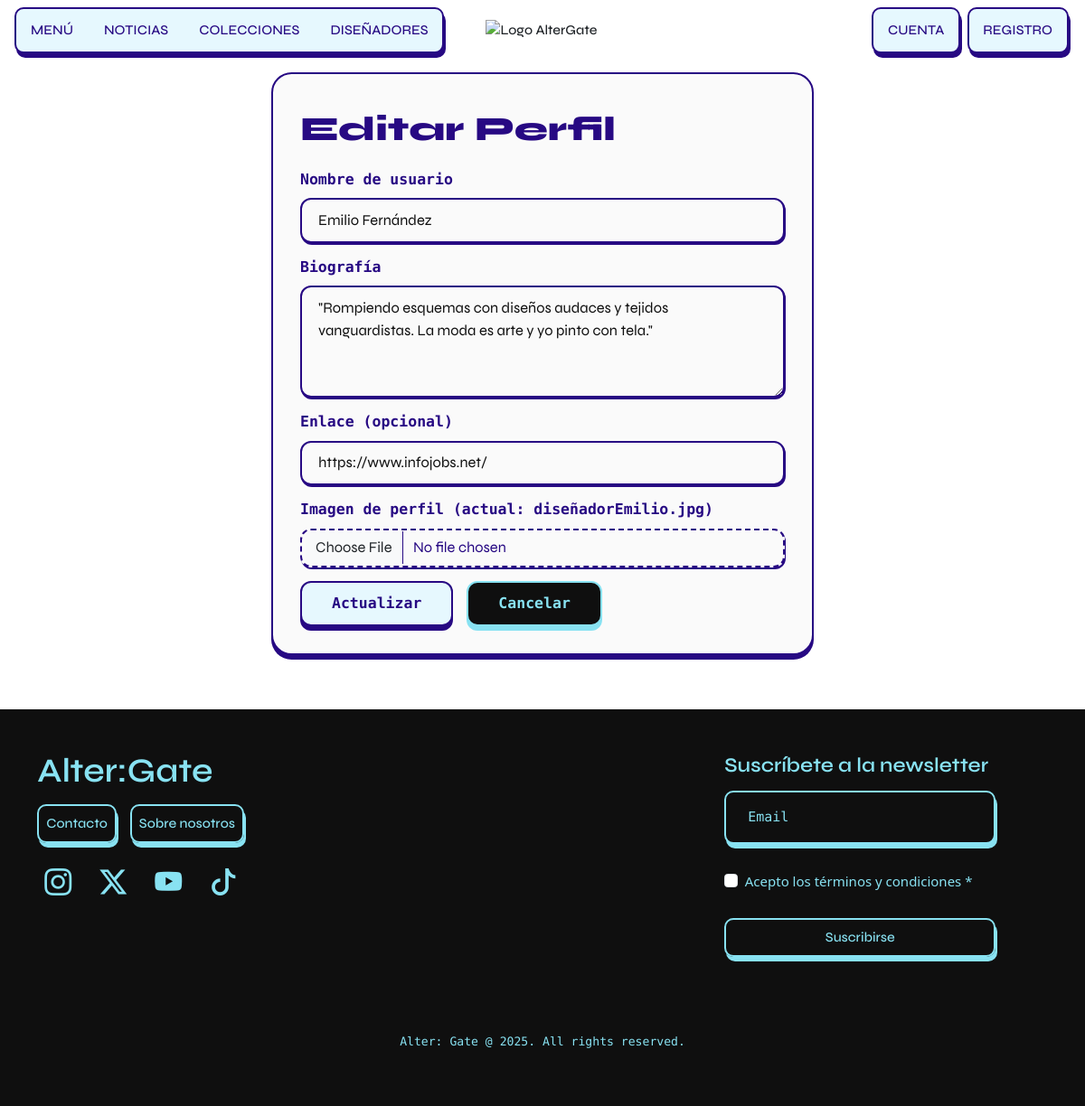
The app's page /updateUser.php (signed in) with its own data.
### tables this page shows
CREATE TABLE `users_tb` (
  `id` int(11) NOT NULL,
  `username` varchar(100) NOT NULL,
  `password` varchar(100) NOT NULL,
  `enlace` varchar(200) NOT NULL,
  `imgUser` varchar(200) NOT NULL,
  `bio` varchar(160) NOT NULL,
  `likes` int(6) NOT NULL
);

### updateUser.php (the view, shortened to what this page needs)
<?php
require_once("./conexion.php");
$id_user = $_SESSION['id'];
$stmt = $gbd->prepare("SELECT username, bio, imgUser, enlace FROM users_tb WHERE id = ?");
$stmt->execute([$id_user]);
$user = $stmt->fetch(PDO::FETCH_ASSOC);
?>
<?php include_once("./header.php"); ?>
<main id="addContainer">
    <div class="container addArticulo">
        <h2 class="mb-4">Editar Perfil</h2>
        <form action="#" method="post" enctype="multipart/form-data">
            <div class="mb-3">
                <label for="username" class="form-label">Nombre de usuario</label>
                <input type="text" name="username" id="username" class="form-control" required value="<?= htmlspecialchars($user['username']) ?>">
            </div>
            <div class="mb-3">
                <label for="bio" class="form-label">Biografía</label>
                <textarea name="bio" id="bio" class="form-control" rows="4" required><?= htmlspecialchars($user['bio']) ?></textarea>
            </div>
            <div class="mb-3">
                <label for="enlace" class="form-label">Enlace (opcional)</label>
                <input type="url" name="enlace" id="enlace" class="form-control" value="<?= htmlspecialchars($user['enlace'] ?? '') ?>">
            </div>
            <div class="mb-3">
                <label for="imgUser" class="form-label">Imagen de perfil <?= $user['imgUser'] ? '(actual: ' . htmlspecialchars($user['imgUser']) . ')' : '' ?></label>
                <input type="file" name="imgUser" id="imgUser" class="form-control">
            </div>
            <div class="d-flex gap-3">
                <input type="submit" class="btn btn-primary" value="Actualizar">
                <a href="admin.php" class="btn btn-secondary">Cancelar</a>
            </div>
        </form>
    </div>
</main>
<?php include_once("./footer.php"); ?>

### css/variables.css (style rules this page uses)
:root { --blancoAzul: #F9FBFF; --celeste: #E6F8FE; --cyan: #88E2F2; --azulElectrico: #270983; --blanco: #FAFAFA; --grisClaro: #EBEBEB; --negro: #0F0F0F; --rosaClaro: #FF8599; --rosa: #ea405c; --rojoOscuro: #6B101F; --gradOscuro: linear-gradient(90.385deg, rgba(0, 0, 0, 58%) 0%, rgba(136, 226, 242, 31%) 100%); --gradClaro: linear-gradient(-89.615deg, rgba(61, 30, 152, 0.758) 0%, rgba(136, 226, 242, 58%) 100%); --sombraNav: 2px 5px 0px 0px rgba(39, 9, 131, 1); --sombraVertical: 0px 5px 0px 0px rgba(39, 9, 131, 1); --sombraVerticalCyan: 0px 5px 0px 0px #88E2F2; --sombraBlanca: 0.7px 1.9px 0px 0px rgba(230, 248, 254, 1); --sombraCyan: 2px 5px 0px 0px rgba(136, 226, 242, 1); --sombraFinaAzul: 1px 2px 0px 0px rgba(39, 9, 131, 1); --sombraItem: 0px 0px 13px 3px rgba(39, 9, 131, 0.38); --sombraNegVer: 0px 5px 0px 0px #0F0F0F; --azulOscuroTrans: rgba(39, 9, 131, 0.8); --rosaTrans: #ea405c88; }

### css/tipografias.css (style rules this page uses)
h1,h2,h3,h4,h5,h6 { font-family: "Syne", serif; font-weight: 600; }
a { font-family: "Syne", serif; font-weight: 500; }

### records on screen
users_tb: username "Emilio Fernández", bio "\"Rompiendo esquemas con diseños audaces y tejidos vanguardistas. La moda es arte y yo pinto con tela.\"", enlace "https://www.infojobs.net/", imgUser "diseñadorEmilio.jpg"
